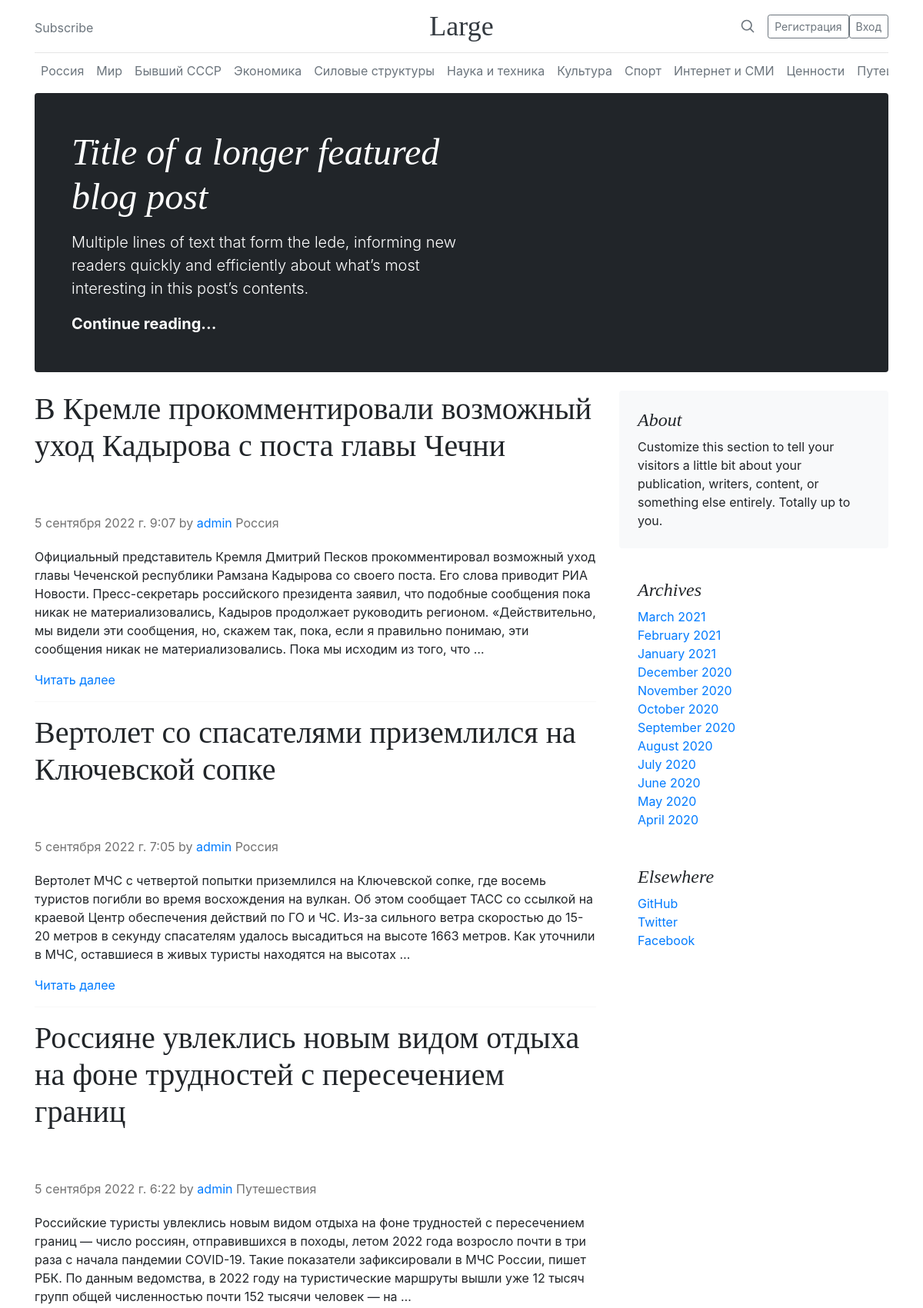
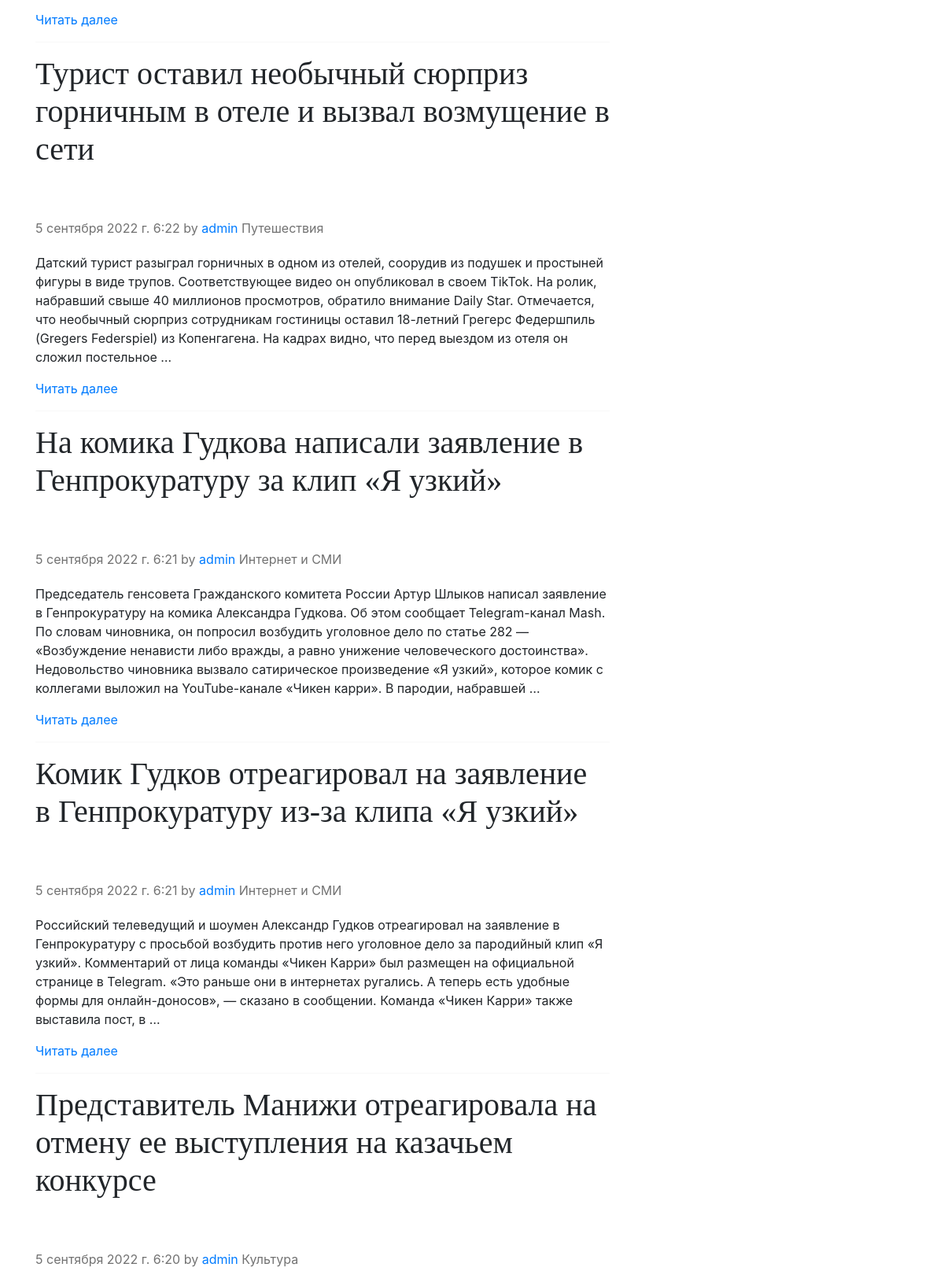
The page / (upper part) on the database its author committed (2 pictures, top to bottom).
### blog/models.py (models this page shows, shortened)
class Post(models.Model):
    RUSSIA = '1'
    WORLD = '2'
    EX_USSR = '3'
    ECONOMY = '4'
    FORCE_STRUCTURES = '5'
    SCIENCE_AND_TECHNOLOGY = '6'
    CULTURE = '7'
    SPORT = '8'
    INTERNET_AND_MASS_MEDIA = '9'
    VALUES = '10'
    TRAVELS = '11'
    FROM_THE_LIFE = '12'
    CATEGORY = (
        (None, 'Выберите категорию'),
        (RUSSIA, 'Россия'),
        (WORLD, 'Мир'),
        (EX_USSR, 'Бывший СССР'),
        (ECONOMY, 'Экономика'),
        (FORCE_STRUCTURES, 'Силовые структуры'),
        (SCIENCE_AND_TECHNOLOGY, 'Наука и техника'),
        (CULTURE, 'Культура'),
        (SPORT, 'Спорт'),
        (INTERNET_AND_MASS_MEDIA, 'Интернет и СМИ'),
        (VALUES, 'Ценности'),
        (TRAVELS, 'Путешествия'),
        (FROM_THE_LIFE, 'Из жизни')
    )
    title = models.CharField(verbose_name='Название статьи', max_length=100)
    content = models.TextField(verbose_name='Содержание статьи')
    image = models.ImageField(
        verbose_name='Фото',
        upload_to='%Y/%m/%d/',
        blank=True
    )
    publication_date = models.DateTimeField(
        verbose_name='Дата публикации',
        default=timezone.now
    )
    owner = models.ForeignKey(User, on_delete=models.CASCADE, verbose_name='Автор')
    category = models.CharField(
        max_length=2,
        choices=CATEGORY
    )
    slug = models.SlugField(unique=True)
    class Meta:
        ordering = ['-publication_date']

class User(models.Model):
    username = models.CharField(
        verbose_name='Имя пользователя',
        max_length=20,
        unique=True
    )
    first_name = models.CharField(
        verbose_name='Имя',
        max_length=20,
        blank=True
    )  # not required
    last_name = models.CharField(
        verbose_name='Фамилия',
        max_length=20,
        blank=True
    )  # not required
    email = models.EmailField(
        verbose_name='Email адрес',
        unique=True
    )
    registration_date = models.DateTimeField(
        verbose_name='Дата регистрации',
        default=timezone.now
    )
    class Meta:
        ordering = ['username']
    def __str__(self):
        return self.username

### blog/views.py (the view)
# urls.py: path('', views.index, name='index'),
def index(request):
    now = timezone.now()
    posts_list = Post.objects.filter(publication_date__lte=now)
    context = {
        'posts_list': posts_list
    }
    return render(
        request,
        'blog/index.html',
        context)

### blog/templates/blog/index.html (shortened to what this page needs)
{% extends "blog/base.html" %}
{% block content %}
<div class="p-4 p-md-5 mb-4 rounded text-bg-dark">
    <div class="col-md-6 px-0">
        <h1 class="display-4 fst-italic">Title of a longer featured blog post</h1>
        <p class="lead my-3">Multiple lines of text that form the lede, informing new readers quickly and efficiently about what’s most interesting in this post’s contents.</p>
        <p class="lead mb-0"><a href="#" class="text-white fw-bold">Continue reading...</a></p>
    </div>
</div>
<div class="row g-5">
    <div class="col-md-8">
        {% if posts_list %}
        {% for post in posts_list %}
            <article class="blog-post">
                <h2 class="blog-post-title mb-1">{{ post.title }}</h2>
            </article>
            <p class="blog-post-meta">
                {{ post.publication_date }} by <a href="#">{{ post.owner }}</a>
                {{ post.get_category_display }}
            </p>
            <p>
                {{ post.content | truncatewords:60 }}
            </p>
            <a href="{% url 'blog:post_detail' post.id %}">Читать далее</a>
            <hr>
        {% endfor %}
        {% else %}
            <p>No posts are published yet.</p>
        {% endif %}
    </div>
    <div class="col-md-4">
      <div class="position-sticky" style="top: 2rem;">
        <div class="p-4 mb-3 bg-light rounded">
          <h4 class="fst-italic">About</h4>
          <p class="mb-0">Customize this section to tell your visitors a little bit about your publication, writers, content, or something else entirely. Totally up to you.</p>
        </div>
        <div class="p-4">
          <h4 class="fst-italic">Archives</h4>
          <ol class="list-unstyled mb-0">
            <li><a href="#">March 2021</a></li>
            <li><a href="#">February 2021</a></li>
            <li><a href="#">January 2021</a></li>
            <li><a href="#">December 2020</a></li>
            <li><a href="#">November 2020</a></li>
            <li><a href="#">October 2020</a></li>
            <li><a href="#">September 2020</a></li>
            <li><a href="#">August 2020</a></li>
            <li><a href="#">July 2020</a></li>
            <li><a href="#">June 2020</a></li>
            <li><a href="#">May 2020</a></li>
            <li><a href="#">April 2020</a></li>
          </ol>
        </div>
        <div class="p-4">
          <h4 class="fst-italic">Elsewhere</h4>
          <ol class="list-unstyled">
            <li><a href="#">GitHub</a></li>
            <li><a href="#">Twitter</a></li>
            <li><a href="#">Facebook</a></li>
          </ol>
        </div>
      </div>
    </div>
</div>
{% endblock content %}

### blog/static/blog/blog.css (style rules this page uses)
h1, h2, h3, h4, h5, h6 { font-family: "Playfair Display", Georgia, "Times New Roman", serif; }
.display-4 { font-size: 2.5rem; }
@media (min-width: 768px) { .display-4 { font-size: 3rem; } }
.blog-post { margin-bottom: 4rem; }
.blog-post-title { font-size: 2.5rem; }
.blog-post-meta { margin-bottom: 1.25rem; color: #727272; }

### rows shown on the page
Post: title "В Кремле прокомментировали возможный уход Кадырова с поста главы Чечни", publication_date "5 сентября 2022 г. 9:07", owner "admin", category "Россия", content "Официальный представитель Кремля Дмитрий Песков прокомментировал возможный уход главы Чеченской республики Рамзана Кадырова со своего поста. Его слова приводит РИА Новости. Пресс-секретарь российского президента заявил, что подобные сообщения пока никак не материализовались, Кадыров продолжает руководить регионом. «Действительно, мы видели эти сообщения, но, скажем так, пока, если я правильно понимаю, эти сообщения никак не материализовались. Пока мы исходим из того, что …"
Post: title "Вертолет со спасателями приземлился на Ключевской сопке", publication_date "5 сентября 2022 г. 7:05", owner "admin", category "Россия", content "Вертолет МЧС с четвертой попытки приземлился на Ключевской сопке, где восемь туристов погибли во время восхождения на вулкан. Об этом сообщает ТАСС со ссылкой на краевой Центр обеспечения действий по ГО и ЧС. Из-за сильного ветра скоростью до 15-20 метров в секунду спасателям удалось высадиться на высоте 1663 метров. Как уточнили в МЧС, оставшиеся в живых туристы находятся на высотах …"
Post: title "Россияне увлеклись новым видом отдыха на фоне трудностей с пересечением границ", publication_date "5 сентября 2022 г. 6:22", owner "admin", category "Путешествия", content "Российские туристы увлеклись новым видом отдыха на фоне трудностей с пересечением границ — число россиян, отправившихся в походы, летом 2022 года возросло почти в три раза с начала пандемии COVID-19. Такие показатели зафиксировали в МЧС России, пишет РБК. По данным ведомства, в 2022 году на туристические маршруты вышли уже 12 тысяч групп общей численностью почти 152 тысячи человек — на …"
Post: title "Турист оставил необычный сюрприз горничным в отеле и вызвал возмущение в сети", publication_date "5 сентября 2022 г. 6:22", owner "admin", category "Путешествия", content "Датский турист разыграл горничных в одном из отелей, соорудив из подушек и простыней фигуры в виде трупов. Соответствующее видео он опубликовал в своем TikTok. На ролик, набравший свыше 40 миллионов просмотров, обратило внимание Daily Star. Отмечается, что необычный сюрприз сотрудникам гостиницы оставил 18-летний Грегерс Федершпиль (Gregers Federspiel) из Копенгагена. На кадрах видно, что перед выездом из отеля он сложил постельное …"
Post: title "На комика Гудкова написали заявление в Генпрокуратуру за клип «Я узкий»", publication_date "5 сентября 2022 г. 6:21", owner "admin", category "Интернет и СМИ", content "Председатель генсовета Гражданского комитета России Артур Шлыков написал заявление в Генпрокуратуру на комика Александра Гудкова. Об этом сообщает Telegram-канал Mash. По словам чиновника, он попросил возбудить уголовное дело по статье 282 — «Возбуждение ненависти либо вражды, а равно унижение человеческого достоинства». Недовольство чиновника вызвало сатирическое произведение «Я узкий», которое комик с коллегами выложил на YouTube-канале «Чикен карри». В пародии, набравшей …"
Post: title "Комик Гудков отреагировал на заявление в Генпрокуратуру из-за клипа «Я узкий»", publication_date "5 сентября 2022 г. 6:21", owner "admin", category "Интернет и СМИ", content "Российский телеведущий и шоумен Александр Гудков отреагировал на заявление в Генпрокуратуру с просьбой возбудить против него уголовное дело за пародийный клип «Я узкий». Комментарий от лица команды «Чикен Карри» был размещен на официальной странице в Telegram. «Это раньше они в интернетах ругались. А теперь есть удобные формы для онлайн-доносов», — сказано в сообщении. Команда «Чикен Карри» также выставила пост, в …"
Post: title "Представитель Манижи отреагировала на отмену ее выступления на казачьем конкурсе", publication_date "5 сентября 2022 г. 6:20", owner "admin", category "Культура"
